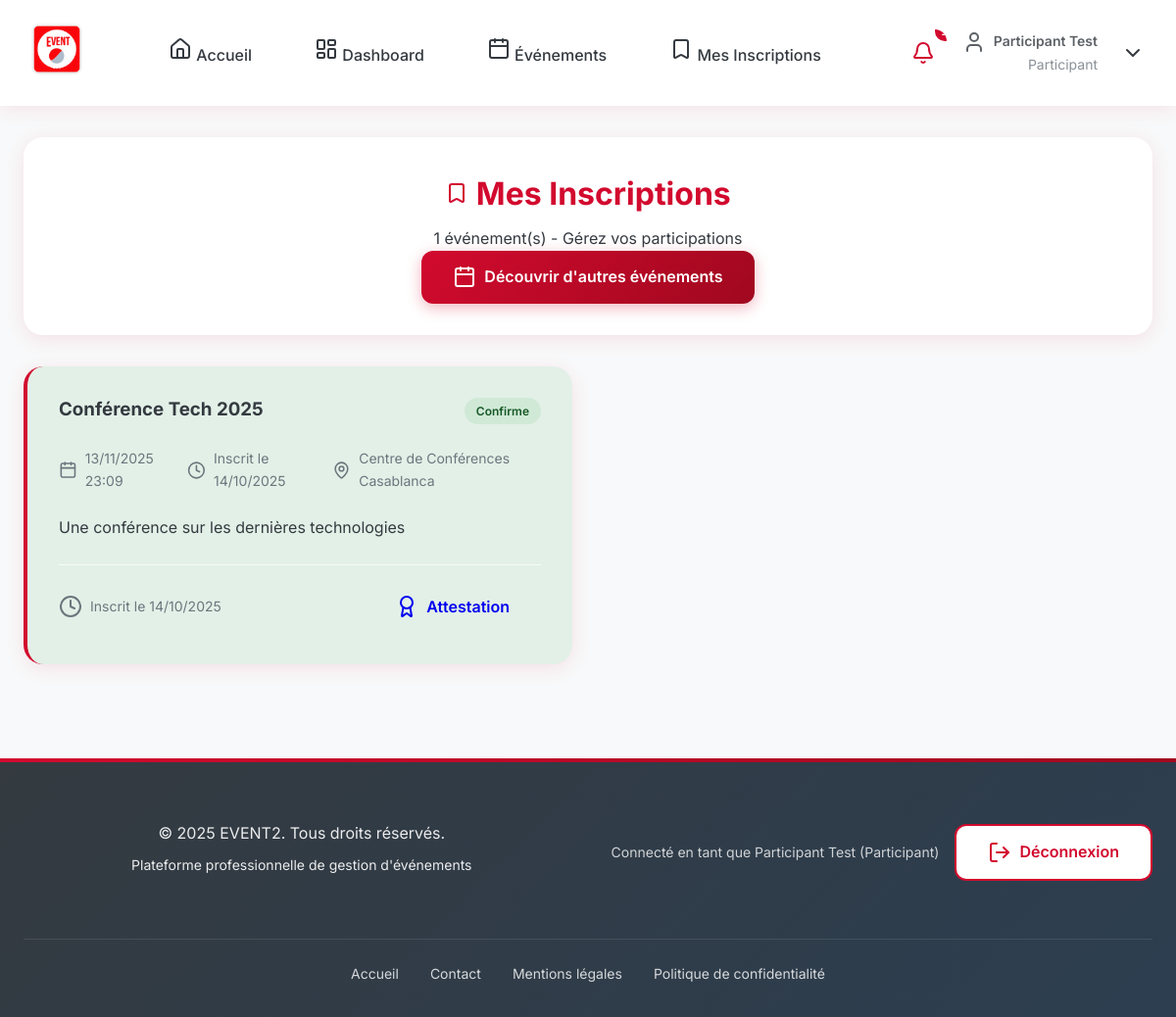
The app's page /participant/inscriptions.php (signed in) with its own data.
### tables this page shows
CREATE TABLE inscriptions (
    id INT PRIMARY KEY AUTO_INCREMENT,
    evenement_id INT NOT NULL,
    utilisateur_id INT NOT NULL,
    statut ENUM('en_attente', 'confirme', 'annule') DEFAULT 'en_attente',
    date_inscription DATETIME DEFAULT CURRENT_TIMESTAMP
);

CREATE TABLE evenements (
    id INT PRIMARY KEY AUTO_INCREMENT,
    titre VARCHAR(255) NOT NULL,
    description TEXT,
    date_debut DATETIME NOT NULL,
    date_fin DATETIME,
    lieu VARCHAR(255),
    places_max INT,
    prix DECIMAL(10,2) DEFAULT 0.00,
    organisateur_id INT NOT NULL,
    statut ENUM('brouillon', 'en_attente', 'publie', 'actif', 'termine', 'annule') DEFAULT 'brouillon',
    date_creation DATETIME DEFAULT CURRENT_TIMESTAMP,
    organisateur_exclusif BOOLEAN DEFAULT TRUE
);

### participant/inscriptions.php (the view, shortened to what this page needs)
<?php
$db = Database::getInstance();
$columns = $db->query("DESCRIBE inscriptions")->fetchAll(PDO::FETCH_COLUMN);
$user_column = in_array('participant_id', $columns) ? 'participant_id' : 'utilisateur_id';
$stmt = $db->prepare("
    SELECT e.*, i.statut, i.date_inscription as date_inscription_user
    FROM inscriptions i
    JOIN evenements e ON e.id = i.evenement_id
    WHERE i.$user_column = ?
    ORDER BY e.date_debut DESC
");
$stmt->execute([$_SESSION['user_id']]);
$inscriptions = $stmt->fetchAll();
include '../includes/header.php';
?>
<main class="dashboard fade-in">
    <div class="container">
        <div class="dashboard-header">
            <div class="dashboard-header-content">
                <h1>
                    <i data-lucide="bookmark"></i>
                    Mes Inscriptions
                </h1>
                <p class="dashboard-subtitle">
                    <?php echo count($inscriptions); ?> événement(s) - Gérez vos participations
                </p>
            </div>
            <div class="dashboard-actions">
                <a href="evenements.php" class="btn btn-primary">
                    <i data-lucide="calendar"></i>
                    Découvrir d'autres événements
                </a>
            </div>
        </div>
        <?php if (empty($inscriptions)): ?>
            <div class="empty-state card">
                <i data-lucide="bookmark-x"></i>
                <h3>Aucune inscription</h3>
                <p>Vous n'êtes inscrit à aucun événement pour le moment.</p>
                <a href="evenements.php" class="btn btn-primary">
                    <i data-lucide="calendar"></i>
                    Découvrir les événements
                </a>
            </div>
        <?php else: ?>
            <div class="inscriptions-grid">
                <?php foreach ($inscriptions as $inscription): ?>
                    <div class="inscription-card card <?php echo 'status-' . $inscription['statut']; ?>">
                        <div class="inscription-header">
                            <h3><?php echo htmlspecialchars($inscription['titre']); ?></h3>
                            <span class="status-badge status-<?php echo $inscription['statut']; ?>">
                                <?php echo ucfirst($inscription['statut']); ?>
                            </span>
                        </div>
                        <div class="inscription-content">
                            <div class="inscription-meta">
                                <div class="meta-item">
                                    <i data-lucide="calendar"></i>
                                    <span><?php echo date('d/m/Y H:i', strtotime($inscription['date_debut'])); ?></span>
                                </div>
                                <div class="meta-item">
                                    <i data-lucide="clock"></i>
                                    <span>Inscrit le <?php echo date('d/m/Y', strtotime($inscription['date_inscription_user'])); ?></span>
                                </div>
                                <?php if ($inscription['lieu']): ?>
                                    <div class="meta-item">
                                        <i data-lucide="map-pin"></i>
                                        <span><?php echo htmlspecialchars($inscription['lieu']); ?></span>
                                    </div>
                                <?php endif; ?>
                            </div>
                            <?php if ($inscription['description']): ?>
                                <div class="inscription-description">
                                    <?php echo htmlspecialchars(substr($inscription['description'], 0, 150)) .
                                             (strlen($inscription['description']) > 150 ? '...' : ''); ?>
                                </div>
                            <?php endif; ?>
                        </div>
                        <div class="inscription-footer">
                            <div class="inscription-date">
                                <i data-lucide="clock"></i>
                                Inscrit le <?php echo date('d/m/Y', strtotime($inscription['date_inscription_user'])); ?>
                            </div>
                            <div class="inscription-actions">
                                <?php if ($inscription['statut'] === 'confirme'): ?>
                                    <a href="attestations.php?event_id=<?= $inscription['id'] ?>"
                                       class="btn btn-success btn-sm">
                                        <i data-lucide="award"></i>
                                        Attestation
                                    </a>
                                <?php endif; ?>
                            </div>
                        </div>
                    </div>
                <?php endforeach; ?>
            </div>
        <?php endif; ?>
    </div>
</main>
<?php include '../includes/footer.php'; ?>

### assets/css/style.css (style rules this page uses)
:root { --cerise-primary: #D20A2E; --cerise-dark: #A0081F; --cerise-light: #E63954; --white: #FFFFFF; --grey-light: #F8F9FA; --grey-medium: #6C757D; --grey-dark: #343A40; --shadow: rgba(210, 10, 46, 0.1); --gradient: linear-gradient(135deg, var(--cerise-primary) 0%, var(--cerise-dark) 100%); }
* { margin: 0; padding: 0; box-sizing: border-box; }
body { font-family: 'Inter', 'Segoe UI', Tahoma, Geneva, Verdana, sans-serif; line-height: 1.6; color: var(--grey-dark); background: var(--grey-light); font-size: 16px; }
.container { max-width: 1200px; margin: 0 auto; padding: 0 1.5rem; }
.btn { display: inline-flex; align-items: center; gap: 0.5rem; padding: 0.875rem 2rem; font-weight: 600; text-decoration: none; border-radius: 12px; transition: all 0.3s ease; cursor: pointer; border: none; font-size: 1rem; position: relative; overflow: hidden; }
.btn-primary { background: var(--gradient); color: var(--white); box-shadow: 0 4px 15px rgba(210, 10, 46, 0.3); }
.dashboard { padding: 2rem 0; }
.dashboard-header { background: var(--white); padding: 2rem; border-radius: 20px; margin-bottom: 2rem; box-shadow: 0 4px 20px var(--shadow); }
.card { background: var(--white); padding: 2rem; border-radius: 20px; box-shadow: 0 4px 20px var(--shadow); transition: transform 0.3s ease; border-left: 4px solid var(--cerise-primary); }
.fade-in { animation: fadeIn 0.5s ease-in; }
.card { position: relative; overflow: hidden; }
.card::before { content: ''; position: absolute; top: 0; left: -100%; width: 100%; height: 100%; background: linear-gradient(90deg, transparent, rgba(210, 10, 46, 0.05), transparent); transition: left 0.5s ease; }
.btn { position: relative; overflow: hidden; }
.btn::before { content: ''; position: absolute; top: 50%; left: 50%; width: 0; height: 0; background: rgba(255,255,255,0.2); border-radius: 50%; transform: translate(-50%, -50%); transition: width 0.3s ease, height 0.3s ease; }
.fade-in { opacity: 0; transform: translateY(30px); animation: fadeInUp 0.8s ease forwards; }
.fade-in { opacity: 0; animation: fadeInUp 1s forwards; }
.dashboard-header { margin-bottom: 2rem; text-align: center; }
.dashboard-header h1 { color: var(--cerise-primary); margin-bottom: 0.5rem; }
.status-badge { padding: 0.25rem 0.75rem; border-radius: 20px; font-size: 0.8rem; font-weight: bold; }
.inscription-meta { display: flex; gap: 1rem; align-items: center; }

### participant/inscriptions.php (style rules this page uses)
.inscriptions-grid { display: grid; grid-template-columns: repeat(auto-fill, minmax(400px, 1fr)); gap: 2rem; }
.inscription-card { position: relative; transition: all 0.3s ease; border-left: 4px solid var(--cerise-primary); }
.inscription-header { display: flex; justify-content: space-between; align-items: flex-start; margin-bottom: 1.5rem; }
.inscription-header h3 { margin: 0; color: var(--grey-dark); line-height: 1.3; }
.inscription-content { margin-bottom: 1.5rem; }
.inscription-meta { margin-bottom: 1rem; }
.meta-item { display: flex; align-items: center; gap: 0.5rem; margin-bottom: 0.5rem; font-size: 0.875rem; color: var(--grey-medium); }
.inscription-description { color: var(--grey-dark); line-height: 1.6; margin-bottom: 1.5rem; }
.inscription-footer { display: flex; justify-content: space-between; align-items: center; padding-top: 1rem; border-top: 1px solid var(--grey-light); }
.inscription-date { display: flex; align-items: center; gap: 0.5rem; font-size: 0.875rem; color: var(--grey-medium); }
.inscription-actions { display: flex; gap: 0.5rem; }
.status-badge { display: inline-flex; align-items: center; gap: 0.25rem; padding: 0.25rem 0.75rem; border-radius: 20px; font-size: 0.75rem; font-weight: 600; }
.status-confirme { background: rgba(40, 167, 69, 0.1); color: #155724; }

### records on screen
inscriptions: evenement.titre "Conférence Tech 2025", statut "Confirme", evenement.date_debut "13/11/2025 23:09", date_inscription "14/10/2025", evenement.lieu "Centre de Conférences Casablanca", evenement.description "Une conférence sur les dernières technologies"

### other values on screen
$_SESSION['user_name'] "Participant Test"
$_SESSION['user_role'] "Participant"
count($inscriptions) "1"
